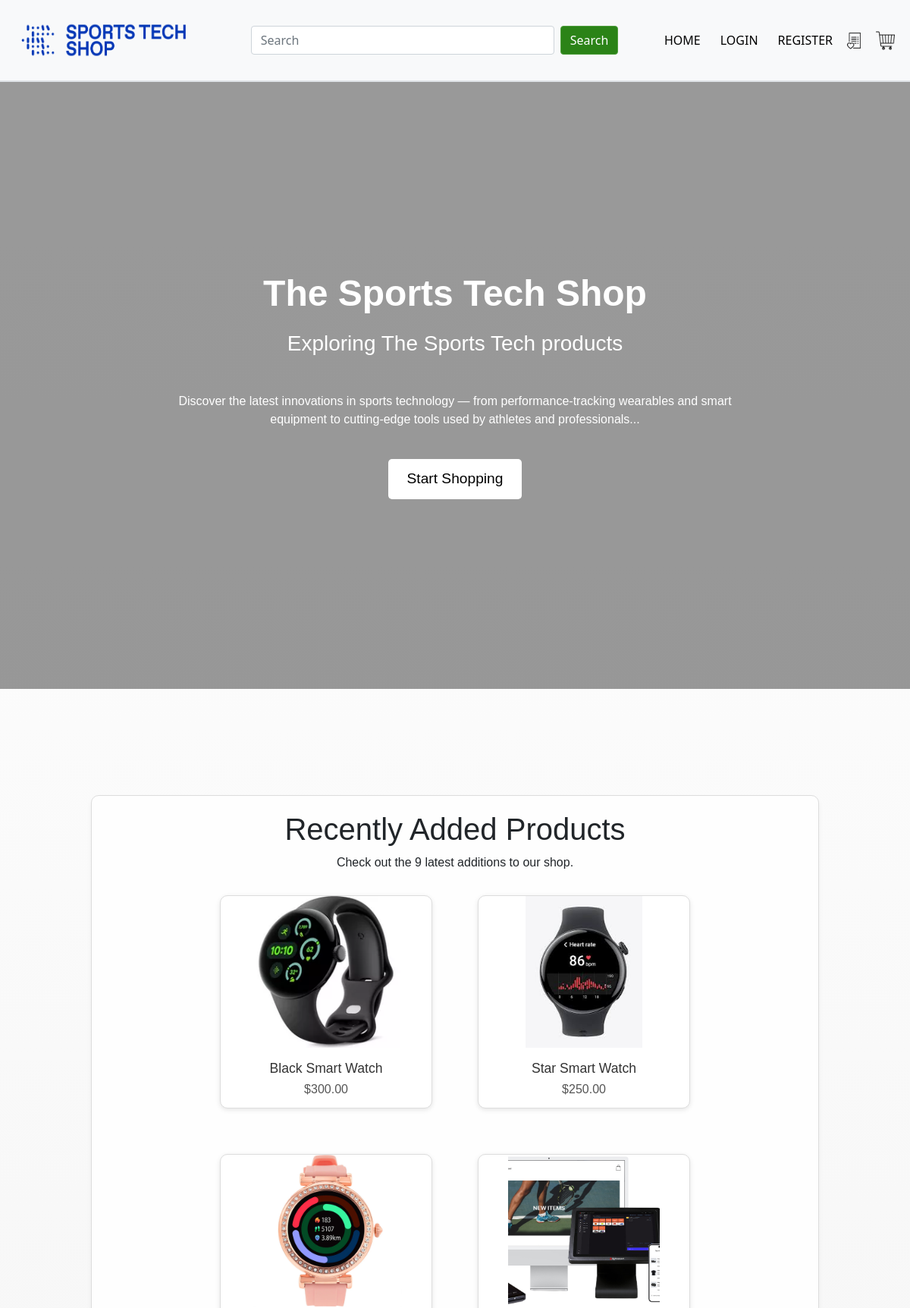
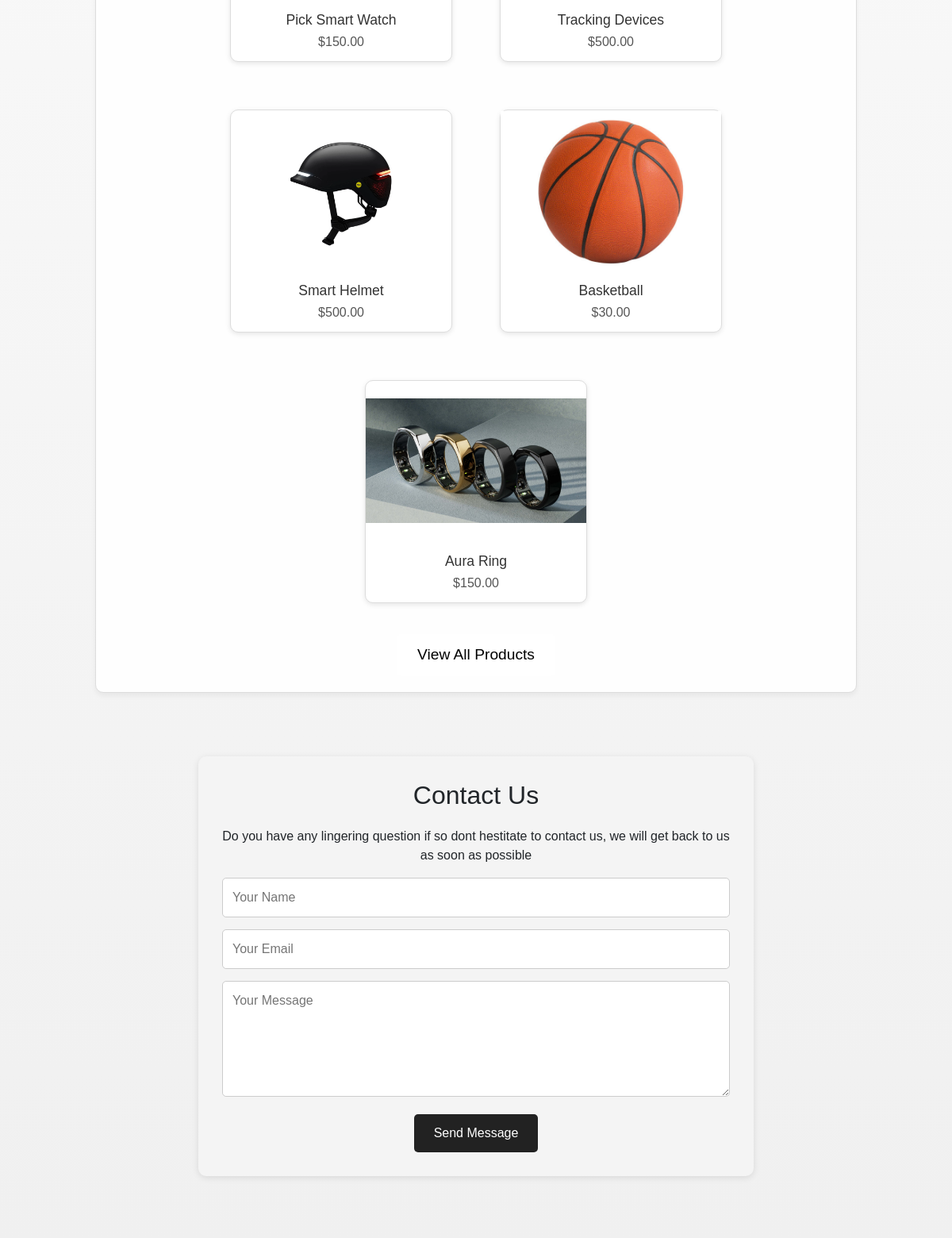
The page / (upper part) on the database its author committed (2 pictures, top to bottom).
### app/models.py (models this page shows, shortened)
class Product(db.Model):
    __tablename__ = 'products'
    id = db.Column(db.Integer, primary_key=True)
    name = db.Column(db.String(80))
    description = db.Column(db.String(200))
    image = db.Column(db.String(400))
    price = db.Column(db.Float)
    stock = db.Column(db.Integer)
    category = db.Column(db.String(80))
    sub_category = db.Column(db.String(80))
    comments = db.relationship('Comment', backref='product')
    orders = db.relationship('Order', backref='product')

### app/views.py (the view)
@mainbp.route('/')
def index():
    products = Product.query.order_by(Product.id.desc()).limit(8).all()
    categories = {product.category for product in products if product.category}
    return render_template('index.html', products=products, categories=categories)

### app/templates/index.html (shortened to what this page needs)
{% extends 'base.html' %}
{% block content %}
<div class="video-header">
  <video autoplay muted loop id="bg-video">
    <source src="../static/img/video.mp4" type="video/mp4" />Your browser does not support the video tag.
  </video>
  <div class="video-overlay">
    <h1>The Sports Tech Shop</h1>
    <h3>Exploring The Sports Tech products</h3>
    <p class="hero-description">
      Discover the latest innovations in sports technology — from performance-tracking wearables and smart equipment to
      cutting-edge tools used by athletes and professionals...
    </p>
    <a href="{{ url_for('product.index') }}" class="cta-button">Start Shopping</a>
  </div>
</div>
<section class="Recent" aria-labelledby="recent-products-section">
  <div class="recent-products-container">
    <h1 id="recent-products-section">Recently Added Products</h1>
    <p>Check out the 9 latest additions to our shop.</p>
    <div class="product-container">
      <div class="product-grid">
        {% for product in products %}
        <div class="product-card">
          <a href="{{ url_for('product.show', id=product.id) }}"
            aria-label="View details for {{ product.name }}, price ${{ '%.2f'|format(product.price) }}">
            <img src="{{ product.image }}" class="product-image" alt="{{ product.name }}">
          </a>
          <div class="product-info">
            <h3>{{ product.name }}</h3>
            <p>${{ '%.2f'|format(product.price) }}</p>
          </div>
        </div>
        {% endfor %}
      </div>
    </div>
    <div class="all-products-button-container" style="text-align: center; margin-top: 1.5rem;">
      <a href="{{ url_for('product.index') }}" class="cta-button">View All Products</a>
    </div>
  </div>
</section>
<section class="contact-section" id="contact">
  <h2>Contact Us</h2>
  <p>Do you have any lingering question if so dont hestitate to contact us, we will get back to us as soon as possible
  </p>
  <form action="/contact" method="POST" class="contact-form">
    <input type="text" name="name" placeholder="Your Name" required />
    <input type="email" name="email" placeholder="Your Email" required />
    <textarea name="message" rows="5" placeholder="Your Message" required></textarea>
    <button type="submit">Send Message</button>
  </form>
</section>
{% endblock %}

### app/static/styles/general.css (style rules this page uses)
body { display: flex; flex-direction: column; }
html, body { height: 100%; margin: 0; padding: 0; }

### app/static/styles/home.css (style rules this page uses)
.Recent { width: 80%; margin: auto; text-align: center; padding-top: 100px; }
.video-header { position: relative; height: 100vh; overflow: hidden; }
#bg-video { position: absolute; top: 50%; left: 50%; min-width: 100%; min-height: 100%; width: auto; height: auto; z-index: 1; transform: translate(-50%, -50%); object-fit: cover; }
.video-overlay { position: absolute; top: 0; left: 0; z-index: 2; width: 100%; height: 100%; background: rgba(0, 0, 0, 0.4); display: flex; flex-direction: column; justify-content: center; align-items: center; color: white; text-align: center; padding: 20px; }
.video-overlay h1 { font-size: 3rem; margin-bottom: 20px; font-weight: bold; }
.cta-button { display: inline-block; background-color: #ffffff; color: #000000; padding: 12px 25px; text-decoration: none; font-size: 1.2rem; border-radius: 5px; transition: background 0.3s ease; }
#bg-video { position: absolute; top: 50%; left: 50%; width: 100%; height: 100%; transform: translate(-50%, -50%); object-fit: cover; z-index: 1; }
.contact-section { width: 90%; max-width: 700px; margin: 80px auto; padding: 30px; background-color: #f4f4f4; border-radius: 10px; text-align: center; box-shadow: 0 2px 8px rgba(0, 0, 0, 0.1); }
.contact-section h2 { font-size: 2rem; margin-bottom: 20px; }
.contact-form input, .contact-form textarea { width: 100%; padding: 12px; margin-bottom: 15px; border: 1px solid #ccc; border-radius: 5px; font-size: 1rem; }
.contact-form button { padding: 12px 25px; font-size: 1rem; background-color: #222; color: white; border: none; border-radius: 5px; cursor: pointer; }
.product-container { max-width: 1200px; margin: 0 auto; padding: 0 20px; }
.product-grid { display: flex; flex-wrap: wrap; justify-content: center; gap: 30px; }
.product-card { display: flex; flex-direction: column; align-items: center; width: 100%; max-width: 280px; background: #fff; border: 1px solid #ddd; border-radius: 10px; box-shadow: 0 2px 6px rgba(0, 0, 0, 0.1); margin: 15px; transition: transform 0.3s ease; }
.product-image { width: 100%; height: 200px; object-fit: contain; display: block; }
.product-info { padding: 12px 15px; text-align: center; width: 100%; }
.product-info h3 { font-size: 1.1rem; margin: 5px 0; color: #333; white-space: nowrap; overflow: hidden; text-overflow: ellipsis; }
.product-info p { font-size: 1rem; color: #555; margin: 0; }
.hero-description { max-width: 800px; margin: 0 auto; padding-top: 40px; padding-bottom: 40px; }
.recent-products-container { border: 1px solid #ddd; border-radius: 10px; padding: 20px; background-color: #fefefe; margin: 40px auto; box-shadow: 0 4px 6px rgba(0, 0, 0, 0.05); max-width: 1100px; }

### rows shown on the page
Product: image (picture), name "Black Smart Watch", price "300.00"
Product: image (picture), name "Star Smart Watch", price "250.00"
Product: image (picture), name "Pick Smart Watch", price "150.00"
Product: image (picture), name "Tracking Devices", price "500.00"
Product: image (picture), name "Smart Helmet", price "500.00"
Product: image (picture), name "Basketball", price "30.00"
Product: image (picture), name "Aura Ring", price "150.00"
